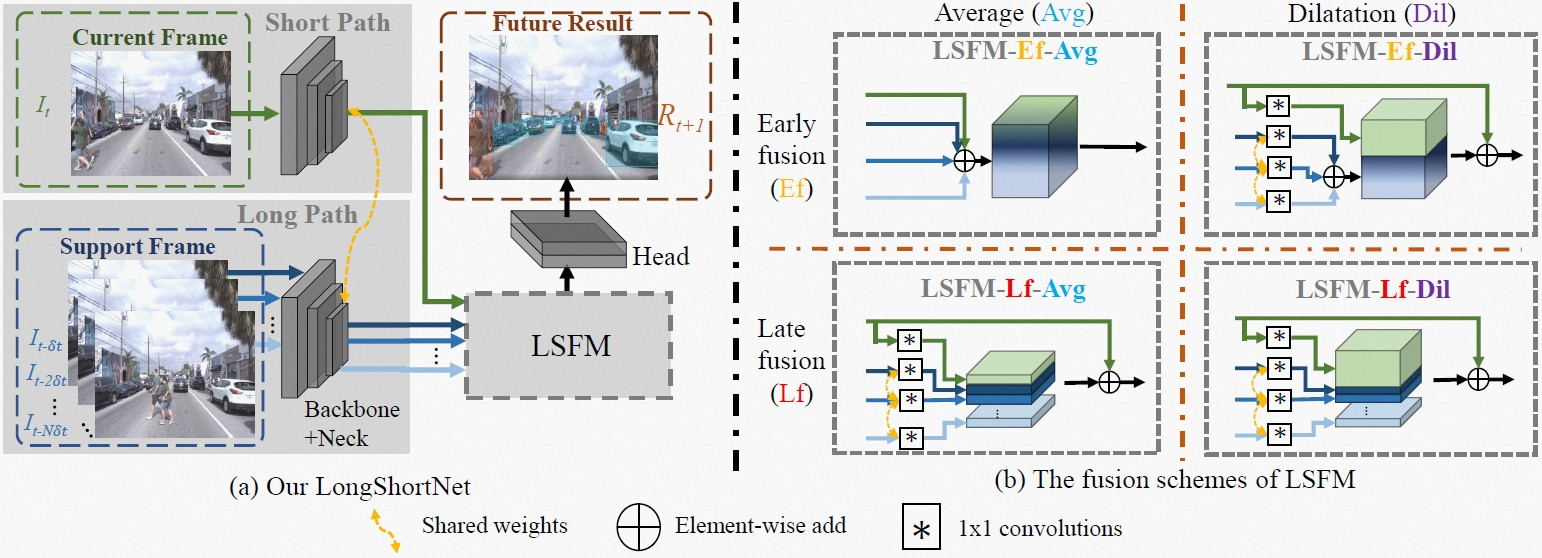
#> input picture assets/train.jpg, 1542 x 558 px
$ python -i data_augment_flip.py   (imports and definitions only)
#> lines starting #> are read from the running program, lines starting #| are printed output that depends on the picture
#> further down, picture is the input picture: shape (558, 1542, 3); mean B, G, R 217.4, 217.4, 215.9
#!/usr/bin/env python3
# -*- coding:utf-8 -*-
# Copyright (c) Megvii, Inc. and its affiliates.
"""
Data augmentation functionality. Passed as callable transformations to
Dataset classes.

The data augmentation procedures were interpreted from @weiliu89's SSD paper
http://arxiv.org/abs/1512.02325
"""

import cv2
import numpy as np
from yolox.utils import xyxy2cxcywh

import math
import random

def augment_hsv(img, hgain=0.015, sgain=0.7, vgain=0.4):
#> called with hgain = 0.015, sgain = 0.7, vgain = 0.4
    r = np.random.uniform(-1, 1, 3) * [hgain, sgain, vgain] + 1  # random gains
    hue, sat, val = cv2.split(cv2.cvtColor(img, cv2.COLOR_BGR2HSV))
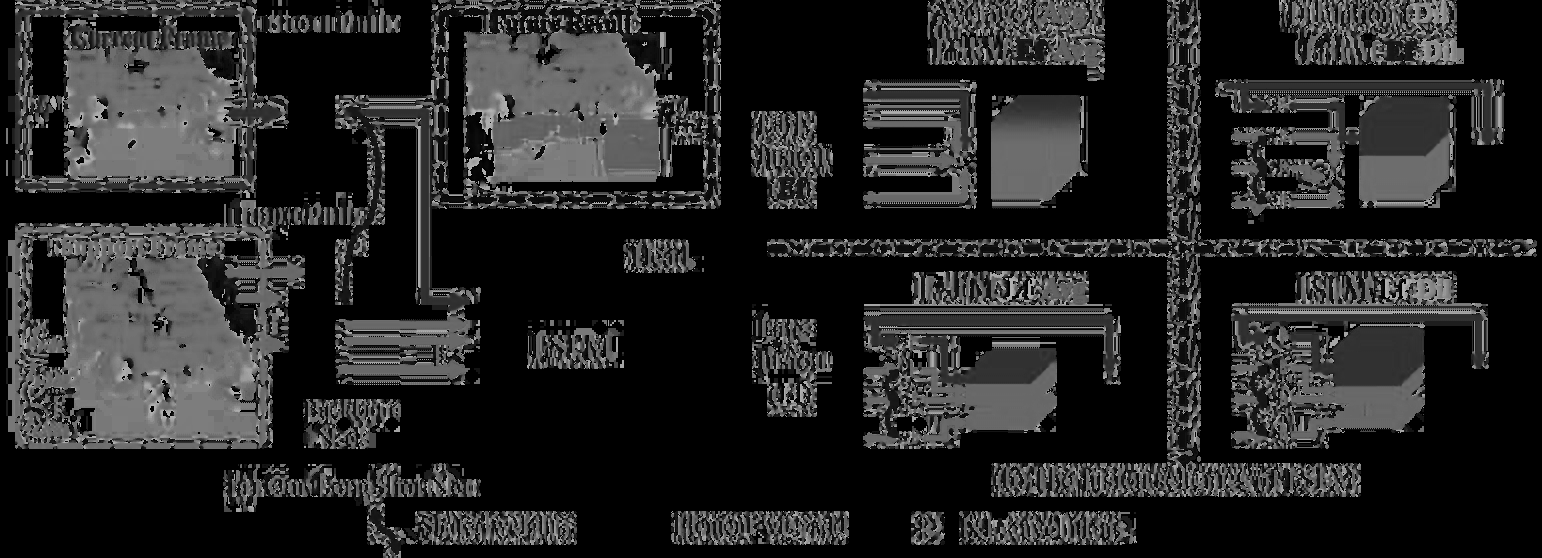
#> hue: shape (558, 1542); min 0, max 179, mean 37.5
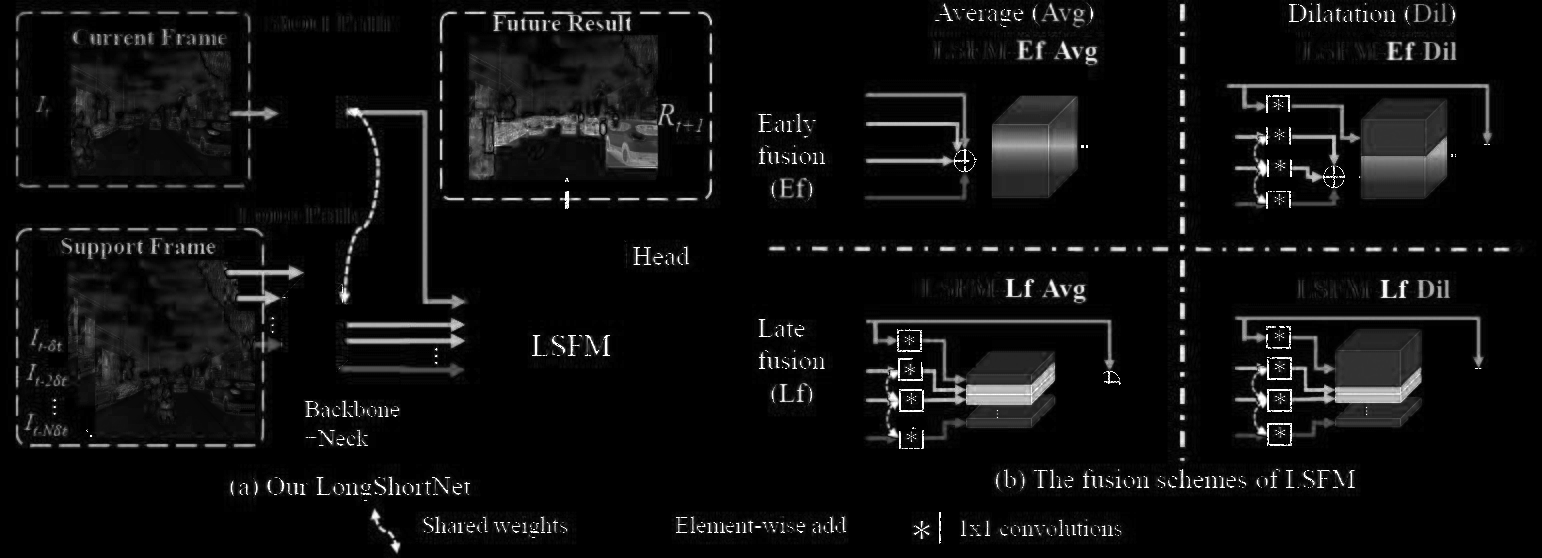
#> sat: shape (558, 1542); min 0, max 255, mean 14.4
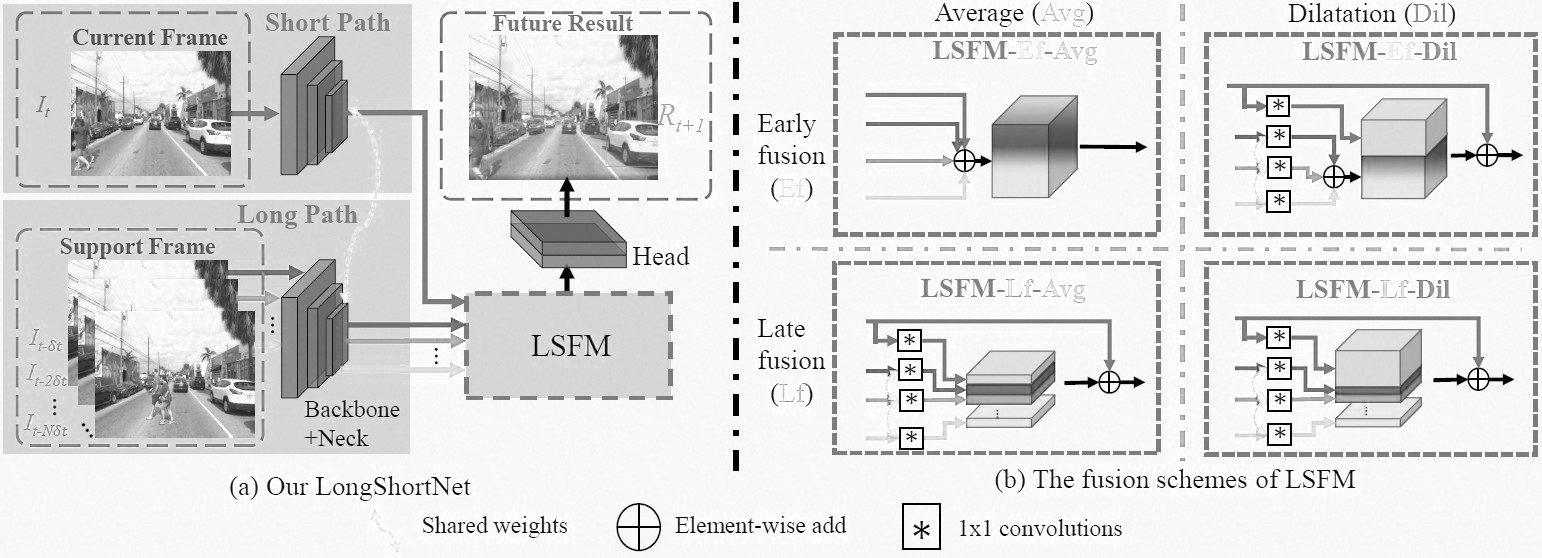
#> val: shape (558, 1542); min 0, max 255, mean 221.3
    dtype = img.dtype  # uint8

    x = np.arange(0, 256, dtype=np.int16)
    lut_hue = ((x * r[0]) % 180).astype(dtype)
    lut_sat = np.clip(x * r[1], 0, 255).astype(dtype)
#> lut_sat = 256 values from 0 to 255
    lut_val = np.clip(x * r[2], 0, 255).astype(dtype)
#> lut_val = 256 values from 0 to 255

    img_hsv = cv2.merge(
        (cv2.LUT(hue, lut_hue), cv2.LUT(sat, lut_sat), cv2.LUT(val, lut_val))
    ).astype(dtype)
#> img_hsv: shape (558, 1542, 3); mean H, S, V 37.5, 17.9, 230.1
    cv2.cvtColor(img_hsv, cv2.COLOR_HSV2BGR, dst=img)  # no return needed


# [27 lines left out: functions _mirror, preproc, not called in this run]


class TrainTransform:
    # [54 lines left out: functions __init__, __call__, not called in this run]


class DoubleTrainTransform:
    # [10 lines left out: functions __init__, __call__, not called in this run]


class TripleTrainTransform:
    # [13 lines left out: functions __init__, __call__, not called in this run]


class LongShortTrainTransform:
    # [30 lines left out: functions __init__, __call__, not called in this run]


class ValTransform:
    """
    Defines the transformations that should be applied to test PIL image
    for input into the network

    dimension -> tensorize -> color adj

    Arguments:
        resize (int): input dimension to SSD
        rgb_means ((int,int,int)): average RGB of the dataset
            (104,117,123)
        swap ((int,int,int)): final order of channels

    Returns:
        transform (transform) : callable transform to be applied to test/val
        data
    """

    def __init__(self, swap=(2, 0, 1)):
        self.swap = swap

    # assume input is cv2 img for now
    def __call__(self, img, res, input_size):
        img, _ = preproc(img, input_size, self.swap)
        return img, np.zeros((1, 5))


class DoubleValTransform:
    def __init__(self, swap=(2, 0, 1)):
        self.trasform1 = ValTransform(swap=swap)
        self.trasform2 = ValTransform(swap=swap)

    # [4 lines left out: function __call__, not called in this run]


class TripleValTransform:
    # [11 lines left out: functions __init__, __call__, not called in this run]


class LongShortValTransform:
    # [26 lines left out: functions __init__, __call__, not called in this run]

>>> import cv2
>>> picture = cv2.imread('../../assets/train.jpg')
>>> result = augment_hsv(picture)
